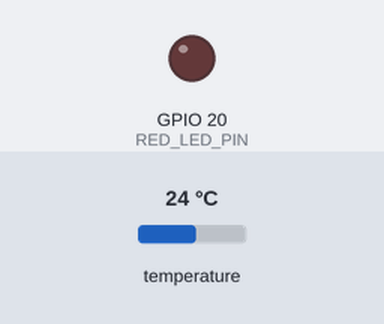
Simulated run of this program. Board: Raspberry Pi (BCM pin numbers). On the bench: output pins drawn as LEDs (lit = HIGH). Inputs (shaded band) come from the test bench; at power-on: temperature 24 °C. Files the program writes start out absent; the clock reads 2024-03-15 10:24:30 at power-on unless the program sets it; what the program prints to the terminal is not drawn.

Above: at 0.1 s.
At 0.8 s:
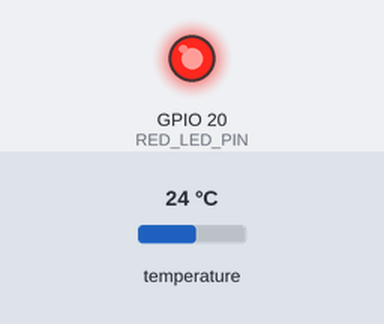
Timing chart, 0 to 65.7 s (numbered marks = the images above):
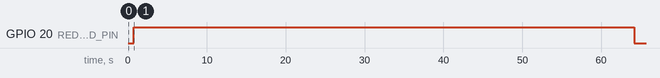

The program:

fan_relay.py
```python
#!/home/harry/ras_project_1/venv/bin/python
import time
import ds18b20
import RPi.GPIO as GPIO
import subprocess
from config import *
def fan_control():
    """风扇控制主逻辑，基于温度阈值调节转速"""
    # 初始化GPIO和状态变量
    red_led = RED_LED_PIN
    GPIO.setmode(GPIO.BCM)
    GPIO.setup(red_led, GPIO.OUT)
    last_active = time.time()  # 记录最后一次高温触发时间
    fan_speed = 0  # 0-100%转速
    try:
        print("风扇控制系统启动...")
        while True:
            # 读取温度并显示
            temp = ds18b20.read_temperature()
            if temp is not None:
                print(f"当前温度: {temp}°C | 风扇转速: {fan_speed}%")
            else:
                print("温度读取失败，使用默认阈值控制风扇")
            # 温度-转速逻辑控制
            if temp is not None and temp >= TEMP_THRESHOLD:
                # 温度超过阈值，全速运转并点亮红灯
                fan_speed = 100
                GPIO.output(red_led, GPIO.HIGH)
                last_active = time.time()
            else:
                if (time.time() - last_active) < COOLDOWN_DELAY:
                    # 温度下降但仍在冷却延迟内，半速运转
                    fan_speed = 50
                    GPIO.output(red_led, GPIO.HIGH)
                else:
                    # 冷却延迟结束，风扇停止并熄灭红灯
                    fan_speed = 0
                    GPIO.output(red_led, GPIO.LOW)
            # 通过系统接口设置风扇转速
            set_fan_speed(fan_speed)
            time.sleep(5)  # 每5秒检测一次
    except KeyboardInterrupt:
        print("风扇控制程序终止，清理资源...")
        set_fan_speed(0)
        GPIO.output(red_led, GPIO.LOW)
        GPIO.cleanup()
def set_fan_speed(speed_percent):
    """通过fancontrol工具设置风扇PWM转速（0-100%）"""
    try:
        # 确保fancontrol服务运行
        subprocess.run(["systemctl", "start", "rpi-fan-control"], check=True)
        # 将百分比转换为0-255的PWM值（J17接口支持）
        pwm_value = int(speed_percent * 255 / 100)
        with open("/sys/class/hwmon/hwmon2/pwm1", "w") as f:
            f.write(str(pwm_value))
    except subprocess.CalledProcessError as e:
        print(f"风扇服务启动失败: {e}")
    except Exception as e:
        print(f"风扇转速设置错误: {e}")
if __name__ == "__main__":
    fan_control()
```

ds18b20.py
```python
#!/home/harry/ras_project_1/venv/bin/python

import time
from w1thermsensor import W1ThermSensor, SensorNotReadyError

def read_temperature():
    """读取DS18B20温度值，含异常处理"""
    try:
        sensor = W1ThermSensor()
        return round(sensor.get_temperature(), 2)
    except SensorNotReadyError as e:
        print(f"温度读取运行时错误: {e}")
        return None
    except Exception as e:
        print(f"温度读取未知错误: {e}")
        return None

if __name__ == "__main__":
    print("DS18B20温度监测启动...")
    while True:
        temp = read_temperature()
        if temp is not None:
            print(f"当前温度: {temp}°C")
        else:
            print("温度读取失败，5秒后重试...")
        time.sleep(1)
```

config.py
```python
#!/home/harry/ras_project_1/venv/bin/python
#led
RED_LED_PIN = 20
YELLOW_LED_PIN = 21

#TM1650
#I2C
I2C_BUS = 1
#TM1650 control address
TM1650_CTRL = 0x24
#TM1650 digit addresses
TM1650_DIGITS = [
    0x34,
    0x35,
    0x36,
    0x37
]

#MCP3008 SPI
SPI_BUS = 0
SPI_DEVICE = 0
MIC_CHANNEL = 0

#Audio Sampling
MIC_SAMPLE_RATE = 8000
MIC_SAMPLE_COUNT = 1024
MAX_DISPLAY_FREQ = 9999

# Tempreature control (DS18B20)
TEMP_THRESHOLD = 28.0
COOLDOWN_DELAY = 60

#Audio player
AUDIO_FILE_PATH = "/home/harry/audio/"  # 音频文件路径
```

Measured:
- by itself, GPIO 20 (RED_LED_PIN): LOW → HIGH at 0.75 s, → LOW 63.4 s later
